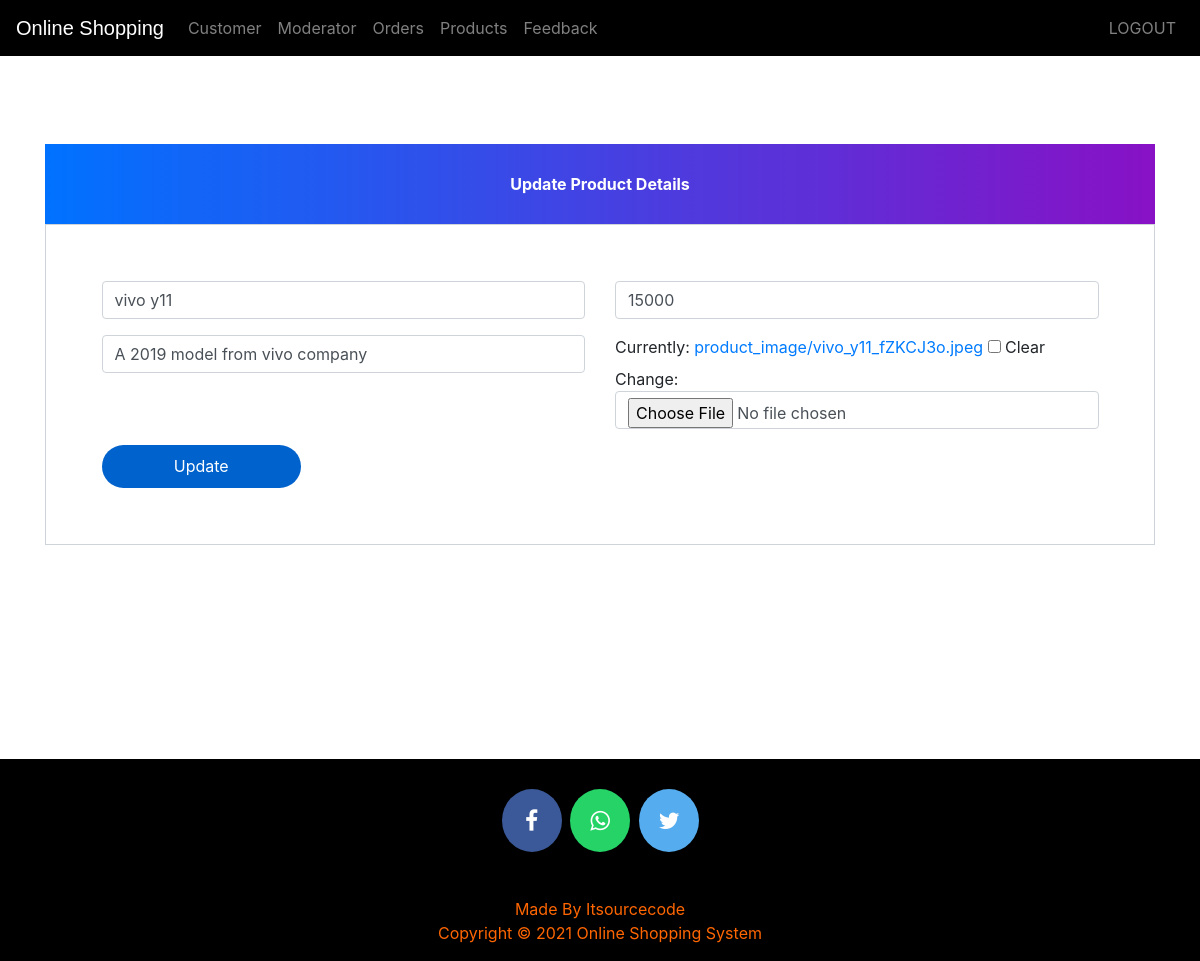
The app's page /update-product/1 (signed in) with its own data.
### ecom/models.py (models this page shows, shortened)
class Product(models.Model):
    name=models.CharField(max_length=40)
    city=models.CharField(max_length=40)
    product_image= models.ImageField(upload_to='product_image/',null=True,blank=True)
    price = models.PositiveIntegerField()
    description=models.CharField(max_length=40)

### ecom/views.py (the view)
# urls.py: path('update-product/<int:pk>', views.update_product_view,name='update-product'),
@login_required(login_url='adminlogin')
def update_product_view(request,pk):
    product=models.Product.objects.get(id=pk)
    productForm=forms.ProductForm(instance=product)
    if request.method=='POST':
        productForm=forms.ProductForm(request.POST,request.FILES,instance=product)
        if productForm.is_valid():
            productForm.save()
            return redirect('admin-products')
    return render(request,'ecom/admin_update_product.html',{'productForm':productForm})

### ecom/forms.py
class ProductForm(forms.ModelForm):
    class Meta:
        model=models.Product
        fields=['name','price','description','product_image','city']

### templates/ecom/admin_update_product.html (shortened to what this page needs)
{% extends 'ecom/admin_base.html' %}
{% load widget_tweaks %}
{% block content %}
<head>
  <link href="//maxcdn.bootstrapcdn.com/bootstrap/4.1.1/css/bootstrap.min.css" rel="stylesheet" id="bootstrap-css">
</head>
<br><br><br><br><br><br>
<form method="post" enctype="multipart/form-data">
  <div class="container register-form">
    <div class="form">
      <div class="note">
        <p>Update Product Details</p>
      </div>
      <div class="form-content">
        <div class="row">
          <div class="col-md-6">
            <div class="form-group">
              {% render_field productForm.name class="form-control" placeholder="Product Name" %}
            </div>
            <div class="form-group">
              {% render_field productForm.description class="form-control" placeholder="Description" %}
            </div>
          </div>
          <div class="col-md-6">
            <div class="form-group">
              {% render_field productForm.price class="form-control" placeholder="Price" %}
            </div>
            <div class="form-group">
              {% render_field productForm.product_image class="form-control" placeholder="product_image" %}
            </div>
          </div>
        </div>
        <button type="submit" class="btnSubmit">Update</button>
      </div>
    </div>
  </div>
</form>
{% endblock content %}

### templates/ecom/admin_base.html (style rules this page uses)
p { text-align: center; }

### templates/ecom/admin_update_product.html (style rules this page uses)
a:link { text-decoration: none; }
.note { text-align: center; height: 80px; background: -webkit-linear-gradient(left, #0072ff, #8811c5); color: #fff; font-weight: bold; line-height: 80px; }
.form-content { padding: 5%; border: 1px solid #ced4da; margin-bottom: 2%; }
.form-control { border-radius: 1.5rem; }
.btnSubmit { border: none; border-radius: 1.5rem; padding: 1%; width: 20%; cursor: pointer; background: #0062cc; color: #fff; }

### records on screen
Product: name "vivo y11", description "A 2019 model from vivo company", price "15000"
